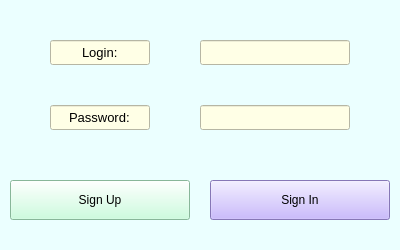
<?xml version="1.0" encoding="UTF-8"?>
<ui version="4.0">
 <class>Log</class>
 <widget class="QWidget" name="Log">
  <property name="geometry">
   <rect>
    <x>0</x>
    <y>0</y>
    <width>400</width>
    <height>250</height>
   </rect>
  </property>
  <property name="sizePolicy">
   <sizepolicy hsizetype="Fixed" vsizetype="Fixed">
    <horstretch>0</horstretch>
    <verstretch>0</verstretch>
   </sizepolicy>
  </property>
  <property name="windowTitle">
   <string>Log</string>
  </property>
  <property name="styleSheet">
   <string notr="true">background-color: rgb(235, 255, 255);</string>
  </property>
  <widget class="QLineEdit" name="lineEdit">
   <property name="geometry">
    <rect>
     <x>50</x>
     <y>40</y>
     <width>100</width>
     <height>25</height>
    </rect>
   </property>
   <property name="font">
    <font>
     <pointsize>10</pointsize>
    </font>
   </property>
   <property name="styleSheet">
    <string notr="true">background-color: rgb(255, 255, 230);</string>
   </property>
   <property name="text">
    <string>Login:</string>
   </property>
   <property name="alignment">
    <set>Qt::AlignCenter</set>
   </property>
   <property name="readOnly">
    <bool>true</bool>
   </property>
  </widget>
  <widget class="QLineEdit" name="login">
   <property name="geometry">
    <rect>
     <x>200</x>
     <y>40</y>
     <width>150</width>
     <height>25</height>
    </rect>
   </property>
   <property name="styleSheet">
    <string notr="true">background-color: rgb(255, 255, 230);</string>
   </property>
  </widget>
  <widget class="QLineEdit" name="lineEdit_3">
   <property name="geometry">
    <rect>
     <x>50</x>
     <y>105</y>
     <width>100</width>
     <height>25</height>
    </rect>
   </property>
   <property name="font">
    <font>
     <pointsize>10</pointsize>
    </font>
   </property>
   <property name="styleSheet">
    <string notr="true">background-color: rgb(255, 255, 230);</string>
   </property>
   <property name="text">
    <string>Password:</string>
   </property>
   <property name="alignment">
    <set>Qt::AlignCenter</set>
   </property>
   <property name="readOnly">
    <bool>true</bool>
   </property>
  </widget>
  <widget class="QLineEdit" name="password">
   <property name="geometry">
    <rect>
     <x>200</x>
     <y>105</y>
     <width>150</width>
     <height>25</height>
    </rect>
   </property>
   <property name="styleSheet">
    <string notr="true">background-color: rgb(255, 255, 230);</string>
   </property>
  </widget>
  <widget class="QPushButton" name="signup">
   <property name="geometry">
    <rect>
     <x>10</x>
     <y>180</y>
     <width>180</width>
     <height>40</height>
    </rect>
   </property>
   <property name="font">
    <font>
     <pointsize>9</pointsize>
    </font>
   </property>
   <property name="styleSheet">
    <string notr="true">background-color: rgb(190, 255, 214);</string>
   </property>
   <property name="text">
    <string>Sign Up</string>
   </property>
  </widget>
  <widget class="QPushButton" name="signin">
   <property name="geometry">
    <rect>
     <x>210</x>
     <y>180</y>
     <width>180</width>
     <height>40</height>
    </rect>
   </property>
   <property name="font">
    <font>
     <pointsize>9</pointsize>
    </font>
   </property>
   <property name="styleSheet">
    <string notr="true">background-color: rgb(188, 166, 255);</string>
   </property>
   <property name="text">
    <string>Sign In</string>
   </property>
  </widget>
 </widget>
 <resources/>
 <connections/>
</ui>
